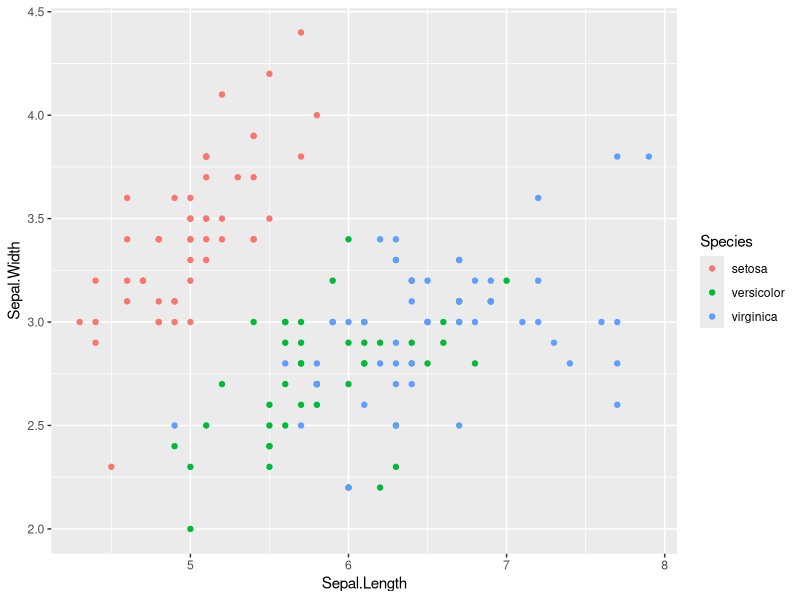
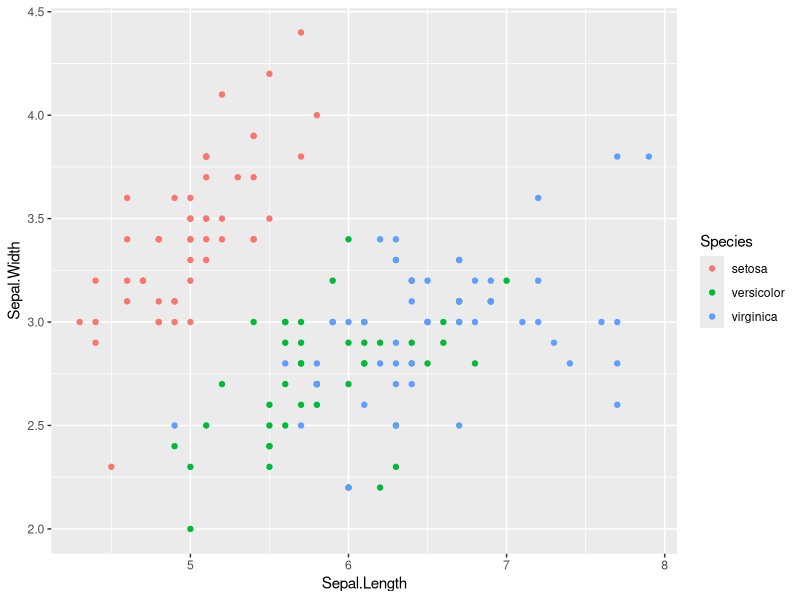
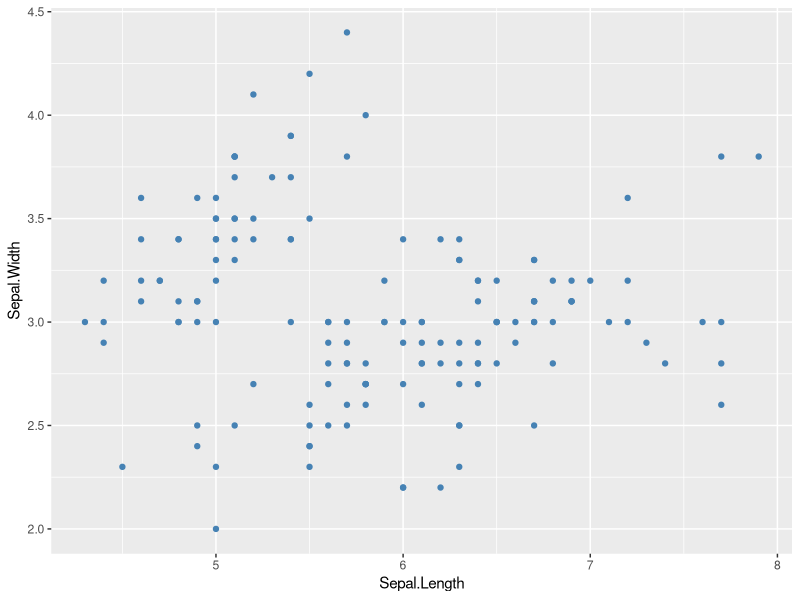
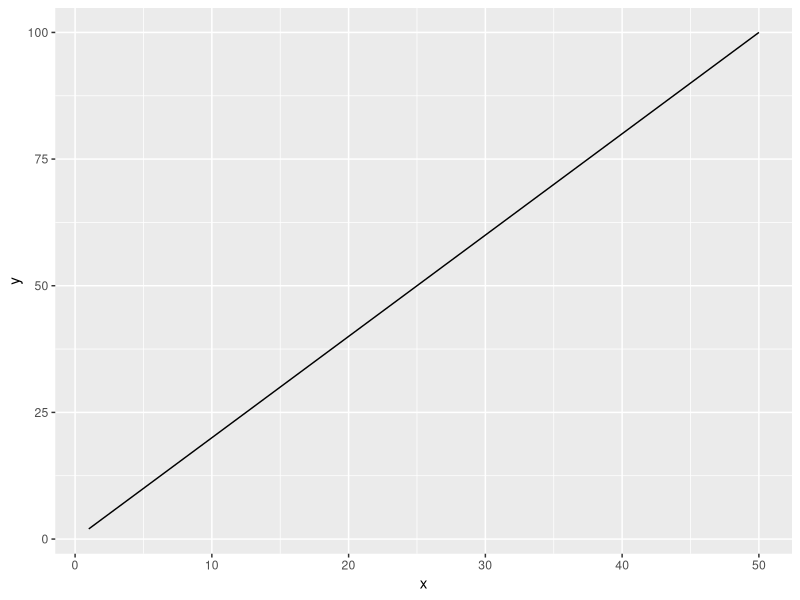
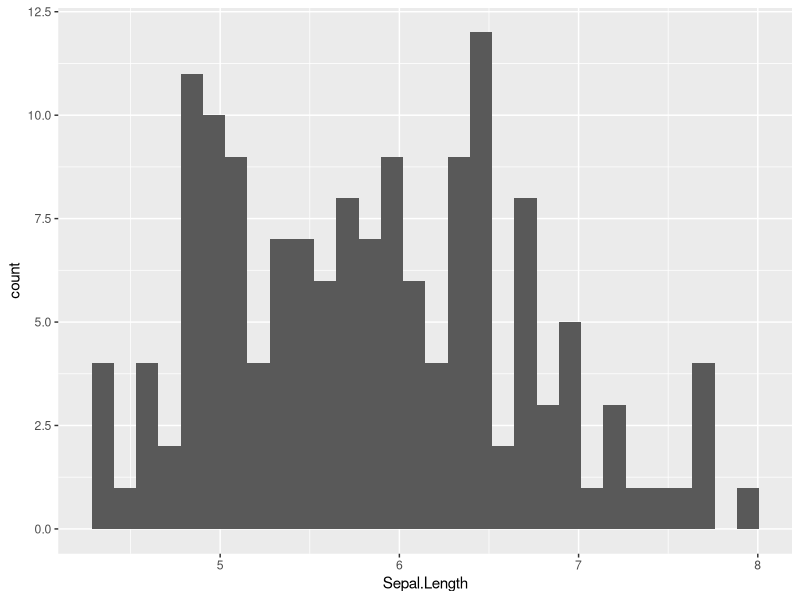
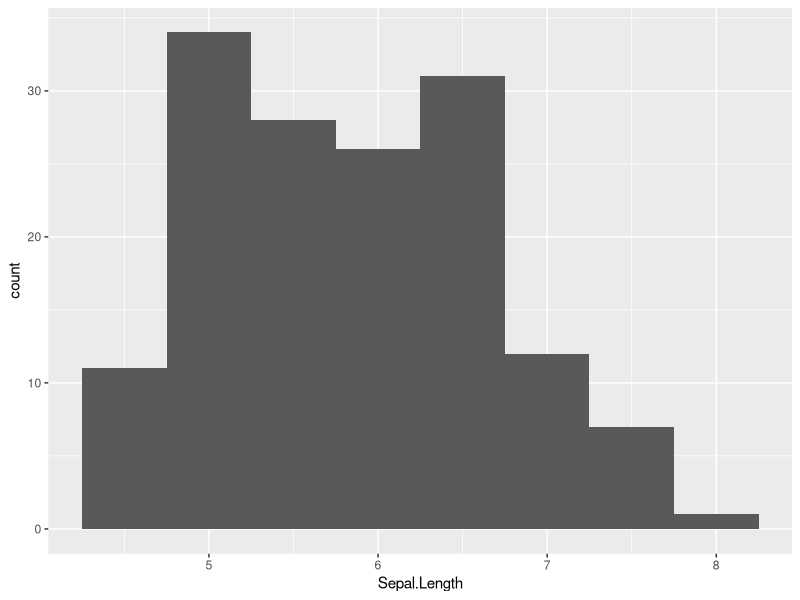
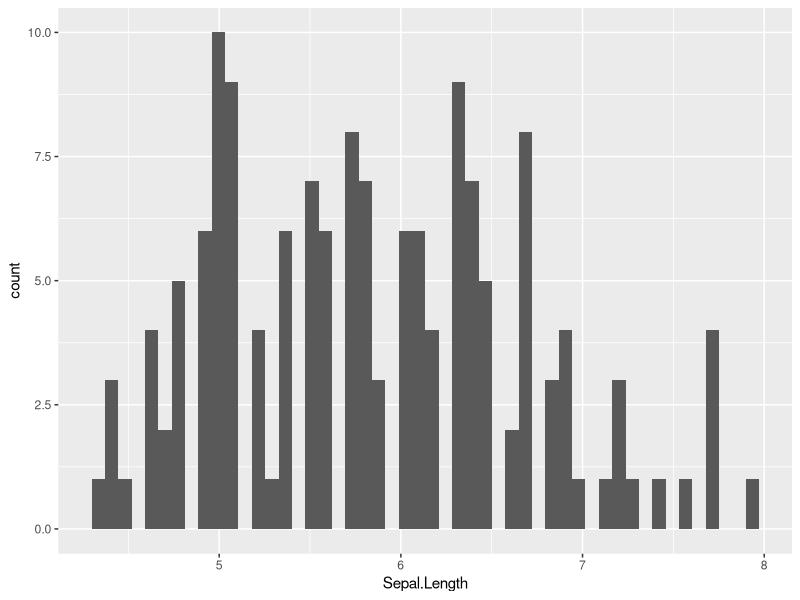
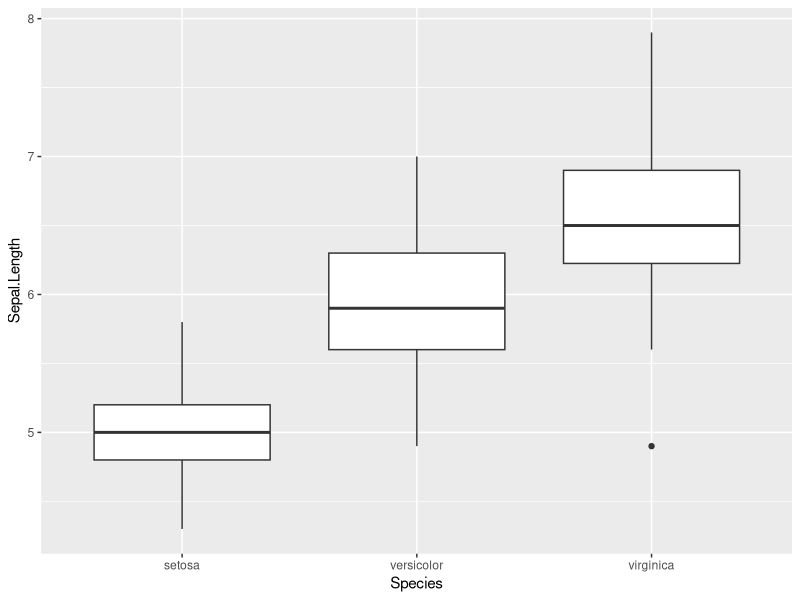

Write the R code that produced these figures, in order.
## ---- chunk 1
## call every single time

library(tidyverse)

# point figure ------------------------------------------------------------

iris %>%
  ggplot(
    mapping = aes(x = Sepal.Length,
        y = Sepal.Width,
        color = Species)
  ) +
  geom_point()

## error, no aes()
# iris %>%
#   ggplot(
#     x = Sepal.Length,
#     y = Sepal.Width
#   ) +
#   geom_point()

## color by species

ggplot(data = iris,
       mapping = aes(x=Sepal.Length,
                     y=Sepal.Width,
                     color = Species)
       ) +
  geom_point()

## color all points the same color
ggplot(data = iris,
       mapping = aes(x=Sepal.Length,
                     y=Sepal.Width)
) +
  geom_point(color = 'steelblue')

## error color argument not in aes()
# ggplot(data = iris,
#        mapping = aes(x=Sepal.Length,
#                      y=Sepal.Width),
#        color = Species
# ) +
#   geom_point()


# line figure -------------------------------------------------------------

df0 <- tibble(
  x=rep(1:50,3),
  y=x*2
)

df0 %>%
  ggplot(
    mapping = aes(x=x,
        y=y)
  ) +
  geom_line()


# histogram ---------------------------------------------------------------

iris %>%
  ggplot(
    mapping = aes(x=Sepal.Length)
  ) +
  geom_histogram()

## change bin width
iris %>%
  ggplot(mapping = aes(x=Sepal.Length)
         ) +
  geom_histogram(binwidth=0.5)

## change bin number
iris %>%
  ggplot(mapping = aes(x=Sepal.Length)
         ) +
  geom_histogram(bins=50)


# boxplot -----------------------------------------------------------------

## basic boxplot
iris %>%
  ggplot(mapping = aes(x=Species,
                       y=Sepal.Length)
         ) +
  geom_boxplot()

## fill by species
iris %>%
  ggplot(mapping = aes(x=Species,
                       y=Sepal.Length,
                       fill=Species)
  ) +
  geom_boxplot()

## consistent color
iris %>%
  ggplot(mapping = aes(x=Species,
                       y=Sepal.Length,
                       fill=Species)
  ) +
  geom_boxplot(color = '#A9A9A9')


# fun plot ----------------------------------------------------------------

iris %>%
  ggplot(mapping = aes(x=Sepal.Length,
                       fill=Species)
         ) + geom_dotplot()
